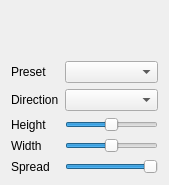
<?xml version="1.0" encoding="UTF-8"?>
<ui version="4.0">
 <class>CustomGradientWave</class>
 <widget class="QWidget" name="CustomGradientWave">
  <property name="geometry">
   <rect>
    <x>0</x>
    <y>0</y>
    <width>169</width>
    <height>185</height>
   </rect>
  </property>
  <property name="windowTitle">
   <string>Form</string>
  </property>
  <layout class="QGridLayout" name="gridLayout">
   <item row="5" column="1">
    <widget class="QTooltipedSlider" name="width">
     <property name="minimum">
      <number>0</number>
     </property>
     <property name="maximum">
      <number>100</number>
     </property>
     <property name="value">
      <number>50</number>
     </property>
     <property name="orientation">
      <enum>Qt::Horizontal</enum>
     </property>
    </widget>
   </item>
   <item row="4" column="0">
    <widget class="QLabel" name="label_2">
     <property name="text">
      <string>Height</string>
     </property>
    </widget>
   </item>
   <item row="2" column="0">
    <widget class="QLabel" name="presetlabel">
     <property name="text">
      <string>Preset</string>
     </property>
    </widget>
   </item>
   <item row="6" column="0">
    <widget class="QLabel" name="label_3">
     <property name="text">
      <string>Spread</string>
     </property>
    </widget>
   </item>
   <item row="4" column="1">
    <widget class="QTooltipedSlider" name="height">
     <property name="minimum">
      <number>0</number>
     </property>
     <property name="maximum">
      <number>100</number>
     </property>
     <property name="value">
      <number>50</number>
     </property>
     <property name="orientation">
      <enum>Qt::Horizontal</enum>
     </property>
    </widget>
   </item>
   <item row="3" column="1">
    <widget class="QComboBox" name="direction"/>
   </item>
   <item row="3" column="0">
    <widget class="QLabel" name="directionLabel">
     <property name="text">
      <string>Direction</string>
     </property>
    </widget>
   </item>
   <item row="5" column="0">
    <widget class="QLabel" name="label_4">
     <property name="text">
      <string>Width</string>
     </property>
    </widget>
   </item>
   <item row="0" column="0" colspan="2">
    <widget class="ColorsPicker" name="colorsPicker" native="true"/>
   </item>
   <item row="2" column="1">
    <widget class="QComboBox" name="preset"/>
   </item>
   <item row="6" column="1">
    <widget class="QTooltipedSlider" name="spread">
     <property name="value">
      <number>99</number>
     </property>
     <property name="orientation">
      <enum>Qt::Horizontal</enum>
     </property>
    </widget>
   </item>
   <item row="1" column="0" colspan="2">
    <widget class="QLabel" name="gradient">
     <property name="sizePolicy">
      <sizepolicy hsizetype="Expanding" vsizetype="Fixed">
       <horstretch>0</horstretch>
       <verstretch>0</verstretch>
      </sizepolicy>
     </property>
     <property name="minimumSize">
      <size>
       <width>0</width>
       <height>20</height>
      </size>
     </property>
     <property name="maximumSize">
      <size>
       <width>16777215</width>
       <height>20</height>
      </size>
     </property>
     <property name="text">
      <string/>
     </property>
     <property name="scaledContents">
      <bool>true</bool>
     </property>
    </widget>
   </item>
  </layout>
 </widget>
 <customwidgets>
  <customwidget>
   <class>QTooltipedSlider</class>
   <extends>QSlider</extends>
   <header location="global">QTooltipedSlider.h</header>
  </customwidget>
  <customwidget>
   <class>ColorsPicker</class>
   <extends>QWidget</extends>
   <header location="global">ColorsPicker.h</header>
   <container>1</container>
  </customwidget>
 </customwidgets>
 <resources/>
 <connections/>
</ui>
